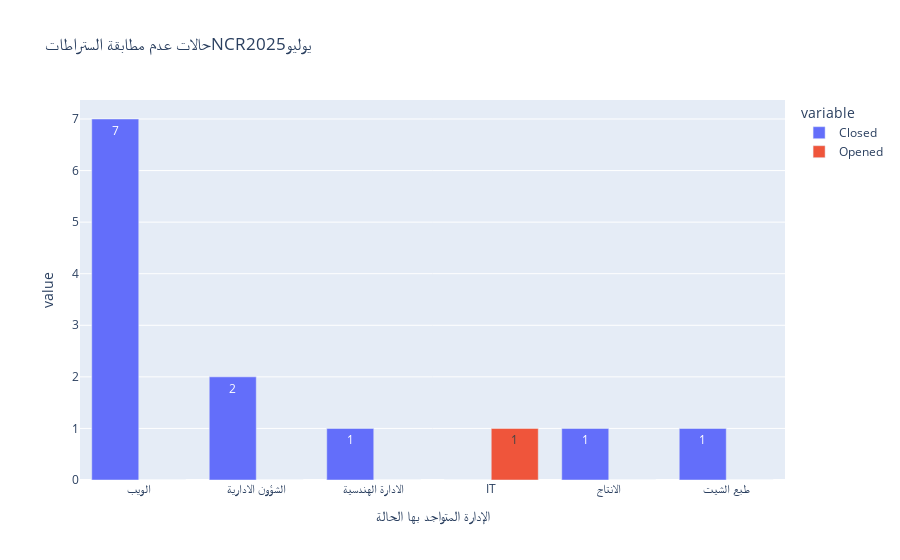

Notebook code cell kept with this figure:
### Code cell
px.bar(data_frame=ncr_department7,x='الإدارة المتواجد بها الحالة',y=['Closed', 'Opened'], barmode='group',text_auto=True,title='حالات عدم مطابقة الستراطاتNCRيوليو2025')

### Figure 1 — Plotly figure (JSON) as saved in the notebook; plotly's stock layout.template omitted (floating-point values rounded to 4 significant figures)
{"data": [{"alignmentgroup": "True", "hovertemplate": "variable=Closed<br>الإدارة المتواجد بها الحالة=%{x}<br>value=%{y}<extra></extra>", "legendgroup": "Closed", "marker": {"color": "#636efa", "pattern": {"shape": ""}}, "name": "Closed", "offsetgroup": "Closed", "orientation": "v", "showlegend": true, "textposition": "auto", "texttemplate": "%{y}", "type": "bar", "x": ["الويب", "الشؤون الادارية", "الادارة الهندسية", "IT", "الانتاج", "طبع الشيت"], "xaxis": "x", "y": [7, 2, 1, 0, 1, 1], "yaxis": "y"}, {"alignmentgroup": "True", "hovertemplate": "variable=Opened<br>الإدارة المتواجد بها الحالة=%{x}<br>value=%{y}<extra></extra>", "legendgroup": "Opened", "marker": {"color": "#EF553B", "pattern": {"shape": ""}}, "name": "Opened", "offsetgroup": "Opened", "orientation": "v", "showlegend": true, "textposition": "auto", "texttemplate": "%{y}", "type": "bar", "x": ["الويب", "الشؤون الادارية", "الادارة الهندسية", "IT", "الانتاج", "طبع الشيت"], "xaxis": "x", "y": [0, 0, 0, 1, 0, 0], "yaxis": "y"}], "layout": {"barmode": "group", "legend": {"title": {"text": "variable"}, "tracegroupgap": 0}, "title": {"text": "حالات عدم مطابقة الستراطاتNCRيوليو2025"}, "xaxis": {"anchor": "y", "domain": [0, 1], "title": {"text": "الإدارة المتواجد بها الحالة"}}, "yaxis": {"anchor": "x", "domain": [0, 1], "title": {"text": "value"}}}}
